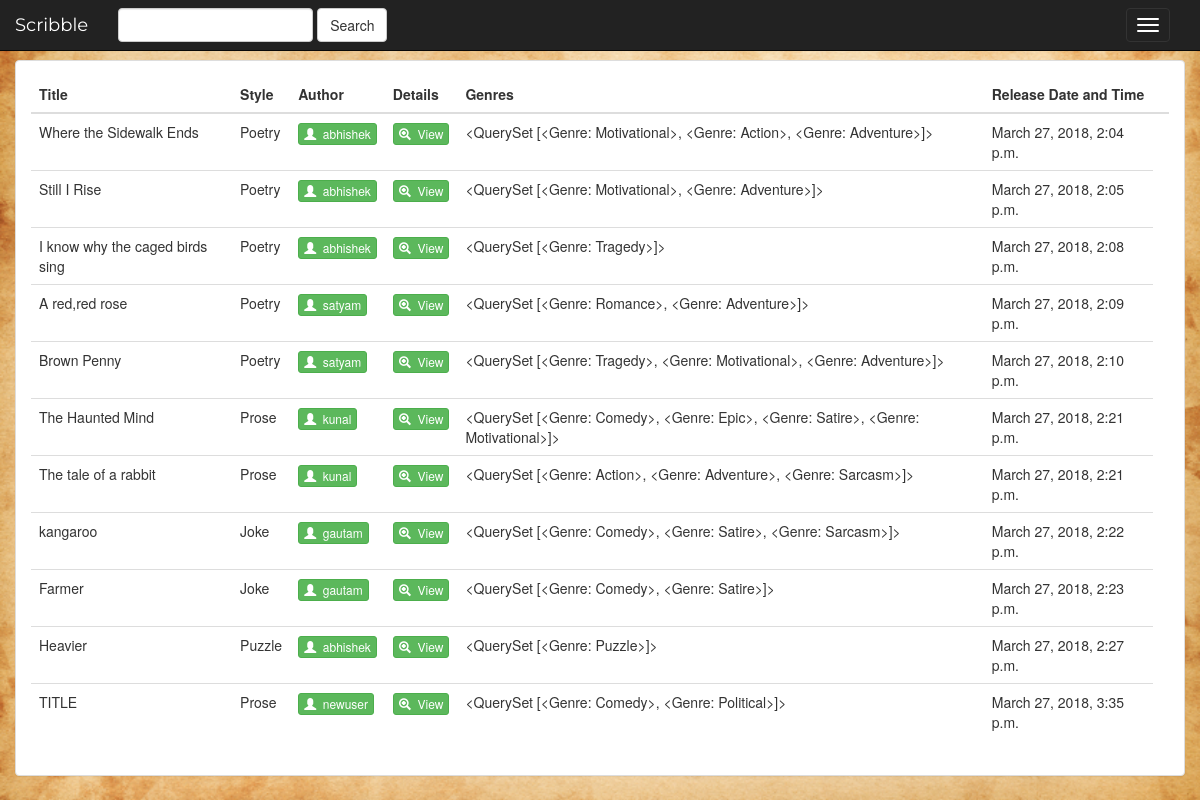
The page /entry/ (signed in) on the database its author committed.
### Entry/models.py (models this page shows, shortened)
class Entry(models.Model):
	entry_name=models.CharField(max_length=40)
	entry_description=models.CharField(max_length=5000,default='Empty')
	entry_style=models.ForeignKey(Writing_Style,on_delete=models.CASCADE)
	entry_genres=models.ManyToManyField(Genre)
	entry_writer_id=models.ForeignKey(User,on_delete=models.CASCADE)
	entry_release_date=models.DateTimeField(default=timezone.now,blank=True)

class Writing_Style(models.Model):
	writing_style=models.CharField(max_length=20)
	def __str__(self):
		return self.writing_style

class Genre(models.Model):
	genre_name=models.CharField(max_length=20)
	def __str__(self):
		return self.genre_name

### Entry/views.py (the view)
class IndexView(LoginRequiredMixin,generic.ListView):
	template_name='Entry/index.html'
	context_object_name='entry_list'
	login_url = "/entry/login/"
	redirect_field_name = "rollback"
	redirect_unauthenticated_users =True
	def get_queryset(self):
		return Entry.objects.all()

### Entry/templatetags/login_extras.py (called while the page is built)
@register.filter(name='has_group')
def has_group(user, group_name):
    group =  Group.objects.get(name=group_name)
    return True if group in user.groups.all() else False

@register.filter(name='does_exist')
def does_exist(user, user2):
    profile = None
    if Profile.objects.filter(user=user).exists():
        profile = Profile.objects.get(user=user)
    return True if profile is not None else False

### Entry/templates/Entry/index.html (shortened to what this page needs)
{% extends 'Entry/base.html' %}
{% load login_extras %}
{% block body %}
      <div class="col-sm-12">
      			{% if request.user|has_group:"User" %}
	                <div class="panel panel-default">
	                    <div class="panel-body">
	                        <table class="table">
	                            <thead>
	                                <tr>
	                                    <th>Title</th>
	                                    <th>Style</th>
	                                    <th>Author</th>
	                                    <th>Details</th>
	                                    <th>Genres</th>
	                                    <th>Release Date and Time<th>
	                                </tr>
	                            </thead>
	                            <tbody>
	                                {% for entry in entry_list %}
	                                    <tr>
	                                        <td>{{ entry.entry_name }}</td>
	                                        <td>{{entry.entry_style}}</td>
	                                        <td>
	                                        	<a href="{% url 'Entry:userdetail' entry.entry_writer_id.id %}">
	                                        		<button type="button" class="btn btn-success btn-xs">
	                                                    <span class="glyphicon glyphicon-user"></span>&nbsp;
	                                                    {{ entry.entry_writer_id.username }}
	                                                </button>
	                                            </a>
	                                        </td>
	                                        <td>
	                                            <a  href="{% url 'Entry:detail' entry.id %}">
	                                                <button type="button" class="btn btn-success btn-xs">
	                                                    <span class="glyphicon glyphicon-zoom-in"></span>&nbsp; View
	                                                </button>
	                                            </a>
	                                        </td>
	                                        <td>{{ entry.entry_genres.all }}</td>
	                                        <td>{{entry.entry_release_date}}</td>
	                                    </tr>
	                                {% endfor %}
	                            </tbody>
	                        </table>
	                    </div>
	                </div>
	            {% endif %}
       </div>
{% endblock %}

### Entry/templates/Entry/base.html (shortened to what this page needs)
<!DOCTYPE html>
{% load login_extras %}
<html lang="en">
<head>
	{% load staticfiles %}
	<link rel="stylesheet" href="https://maxcdn.bootstrapcdn.com/bootstrap/3.3.7/css/bootstrap.min.css">
	<link rel="stylesheet" type="text/css" href="{% static 'Entry/style.css' %}"/>
</head>
<body>
	<nav class="navbar navbar-inverse navbar-fixed-top">
	<div class="container-fluid">
		<div class="navbar-header">
			<button type="button" class="navbar-toggle" data-toggle="collapse" data-target=".navbar-collapse">
			<span class="icon-bar"></span>
        	<span class="icon-bar"></span>
        	<span class="icon-bar"></span>
			</button>
			<a class="navbar-brand" href="{%url 'Entry:index'%}">Scribble</a>
            <form class="navbar-form navbar-left" role="search" method="get" action="{% url 'Entry:search-results' %}">
            <div class="form-group">
                <input type="text" class="form-control" name="search_box" value="{{request.GET.search_box}}">
            </div>
            <button type="submit" class="btn btn-default">Search</button>
            </form>
		</div>
        </nav>
<br>
<br>
<br>
{% block body %}
{% endblock %}
</body>
</html>

### Entry/static/Entry/style.css (style rules this page uses)
body { background-image:url("images/oldtexture.jpg"); background-repeat: no-repeat; background-position: center; background-size: cover; width: 100%; height: 100%; margin:0; padding:0; }
.navbar { border-radius:0; }
.navbar-brand { font-family: 'Montserrat',cursive; }
.navbar-header { float: none; }
.navbar-toggle { display: block; }

### rows shown on the page
Entry: entry_name "Where the Sidewalk Ends", entry_style "Poetry", entry_writer_id.username "abhishek", entry_genres.all "<QuerySet [<Genre: Motivational>, <Genre: Action>, <Genre: Adventure>]>", entry_release_date "March 27, 2018, 2:04 p.m."
Entry: entry_name "Still I Rise", entry_style "Poetry", entry_writer_id.username "abhishek", entry_genres.all "<QuerySet [<Genre: Motivational>, <Genre: Adventure>]>", entry_release_date "March 27, 2018, 2:05 p.m."
Entry: entry_name "I know why the caged birds sing", entry_style "Poetry", entry_writer_id.username "abhishek", entry_genres.all "<QuerySet [<Genre: Tragedy>]>", entry_release_date "March 27, 2018, 2:08 p.m."
Entry: entry_name "A red,red rose", entry_style "Poetry", entry_writer_id.username "satyam", entry_genres.all "<QuerySet [<Genre: Romance>, <Genre: Adventure>]>", entry_release_date "March 27, 2018, 2:09 p.m."
Entry: entry_name "Brown Penny", entry_style "Poetry", entry_writer_id.username "satyam", entry_genres.all "<QuerySet [<Genre: Tragedy>, <Genre: Motivational>, <Genre: Adventure>]>", entry_release_date "March 27, 2018, 2:10 p.m."
Entry: entry_name "The Haunted Mind", entry_style "Prose", entry_writer_id.username "kunal", entry_genres.all "<QuerySet [<Genre: Comedy>, <Genre: Epic>, <Genre: Satire>, <Genre: Motivational>]>", entry_release_date "March 27, 2018, 2:21 p.m."
Entry: entry_name "The tale of a rabbit", entry_style "Prose", entry_writer_id.username "kunal", entry_genres.all "<QuerySet [<Genre: Action>, <Genre: Adventure>, <Genre: Sarcasm>]>", entry_release_date "March 27, 2018, 2:21 p.m."
Entry: entry_name "kangaroo", entry_style "Joke", entry_writer_id.username "gautam", entry_genres.all "<QuerySet [<Genre: Comedy>, <Genre: Satire>, <Genre: Sarcasm>]>", entry_release_date "March 27, 2018, 2:22 p.m."
Entry: entry_name "Farmer", entry_style "Joke", entry_writer_id.username "gautam", entry_genres.all "<QuerySet [<Genre: Comedy>, <Genre: Satire>]>", entry_release_date "March 27, 2018, 2:23 p.m."
Entry: entry_name "Heavier", entry_style "Puzzle", entry_writer_id.username "abhishek", entry_genres.all "<QuerySet [<Genre: Puzzle>]>", entry_release_date "March 27, 2018, 2:27 p.m."
Entry: entry_name "TITLE", entry_style "Prose", entry_writer_id.username "newuser", entry_genres.all "<QuerySet [<Genre: Comedy>, <Genre: Political>]>", entry_release_date "March 27, 2018, 3:35 p.m."
